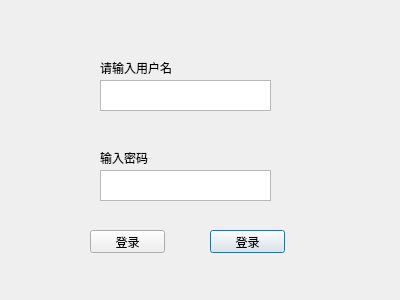
<?xml version="1.0" encoding="UTF-8"?>
<ui version="4.0">
 <class>Dialog</class>
 <widget class="QDialog" name="Dialog">
  <property name="geometry">
   <rect>
    <x>0</x>
    <y>0</y>
    <width>400</width>
    <height>300</height>
   </rect>
  </property>
  <property name="windowTitle">
   <string>Dialog</string>
  </property>
  <widget class="QLabel" name="label_2">
   <property name="geometry">
    <rect>
     <x>100</x>
     <y>150</y>
     <width>101</width>
     <height>16</height>
    </rect>
   </property>
   <property name="text">
    <string>输入密码</string>
   </property>
  </widget>
  <widget class="QTextEdit" name="textEdit_2">
   <property name="geometry">
    <rect>
     <x>100</x>
     <y>170</y>
     <width>171</width>
     <height>31</height>
    </rect>
   </property>
  </widget>
  <widget class="QPushButton" name="pushButton_2">
   <property name="geometry">
    <rect>
     <x>210</x>
     <y>230</y>
     <width>75</width>
     <height>23</height>
    </rect>
   </property>
   <property name="text">
    <string>登录</string>
   </property>
  </widget>
  <widget class="QPushButton" name="pushButton">
   <property name="geometry">
    <rect>
     <x>90</x>
     <y>230</y>
     <width>75</width>
     <height>23</height>
    </rect>
   </property>
   <property name="text">
    <string>登录</string>
   </property>
  </widget>
  <widget class="QTextEdit" name="textEdit">
   <property name="geometry">
    <rect>
     <x>100</x>
     <y>80</y>
     <width>171</width>
     <height>31</height>
    </rect>
   </property>
  </widget>
  <widget class="QLabel" name="label">
   <property name="geometry">
    <rect>
     <x>100</x>
     <y>60</y>
     <width>121</width>
     <height>16</height>
    </rect>
   </property>
   <property name="text">
    <string>请输入用户名</string>
   </property>
  </widget>
 </widget>
 <resources/>
 <connections/>
</ui>
